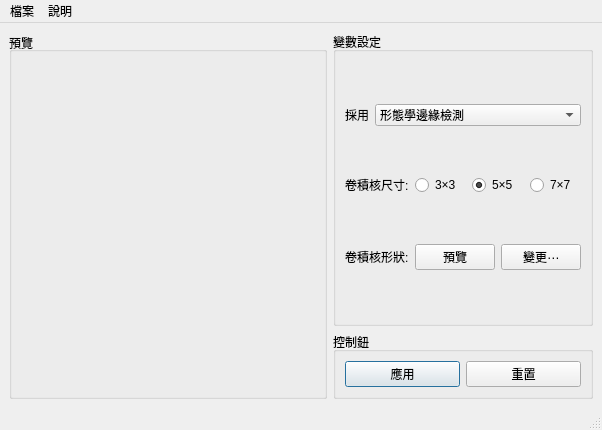
<?xml version="1.0" encoding="UTF-8"?>
<ui version="4.0">
 <class>MainWindow</class>
 <widget class="QMainWindow" name="MainWindow">
  <property name="geometry">
   <rect>
    <x>0</x>
    <y>0</y>
    <width>602</width>
    <height>430</height>
   </rect>
  </property>
  <property name="sizePolicy">
   <sizepolicy hsizetype="Expanding" vsizetype="Expanding">
    <horstretch>0</horstretch>
    <verstretch>0</verstretch>
   </sizepolicy>
  </property>
  <property name="maximumSize">
   <size>
    <width>1920</width>
    <height>1080</height>
   </size>
  </property>
  <property name="windowTitle">
   <string>SE-342::Morphological Example</string>
  </property>
  <widget class="QWidget" name="centralwidget">
   <property name="sizePolicy">
    <sizepolicy hsizetype="Expanding" vsizetype="Expanding">
     <horstretch>0</horstretch>
     <verstretch>0</verstretch>
    </sizepolicy>
   </property>
   <layout class="QHBoxLayout" name="horizontalLayout_2">
    <item>
     <layout class="QHBoxLayout" name="horizontalLayout">
      <item>
       <widget class="QGroupBox" name="groupBox">
        <property name="sizePolicy">
         <sizepolicy hsizetype="Expanding" vsizetype="Expanding">
          <horstretch>0</horstretch>
          <verstretch>0</verstretch>
         </sizepolicy>
        </property>
        <property name="maximumSize">
         <size>
          <width>19200</width>
          <height>10800</height>
         </size>
        </property>
        <property name="title">
         <string>預覽</string>
        </property>
        <property name="alignment">
         <set>Qt::AlignLeading|Qt::AlignLeft|Qt::AlignVCenter</set>
        </property>
        <layout class="QVBoxLayout" name="verticalLayout_2">
         <item>
          <widget class="QLabel" name="graphicsView">
           <property name="sizePolicy">
            <sizepolicy hsizetype="Expanding" vsizetype="Expanding">
             <horstretch>0</horstretch>
             <verstretch>0</verstretch>
            </sizepolicy>
           </property>
           <property name="text">
            <string/>
           </property>
          </widget>
         </item>
        </layout>
       </widget>
      </item>
     </layout>
    </item>
    <item>
     <layout class="QVBoxLayout" name="verticalLayout">
      <item>
       <widget class="QGroupBox" name="groupBox_3">
        <property name="sizePolicy">
         <sizepolicy hsizetype="Preferred" vsizetype="Expanding">
          <horstretch>0</horstretch>
          <verstretch>0</verstretch>
         </sizepolicy>
        </property>
        <property name="title">
         <string>變數設定</string>
        </property>
        <layout class="QVBoxLayout" name="verticalLayout_4">
         <item>
          <layout class="QHBoxLayout" name="horizontalLayout_3">
           <item>
            <widget class="QLabel" name="label">
             <property name="sizePolicy">
              <sizepolicy hsizetype="Fixed" vsizetype="Fixed">
               <horstretch>0</horstretch>
               <verstretch>0</verstretch>
              </sizepolicy>
             </property>
             <property name="text">
              <string>採用</string>
             </property>
            </widget>
           </item>
           <item>
            <widget class="QComboBox" name="typeSelection">
             <item>
              <property name="text">
               <string>形態學邊緣檢測</string>
              </property>
             </item>
             <item>
              <property name="text">
               <string>條件膨脹（二值圖）</string>
              </property>
             </item>
             <item>
              <property name="text">
               <string>形態學重建（灰度圖）</string>
              </property>
             </item>
             <item>
              <property name="text">
               <string>形態學梯度</string>
              </property>
             </item>
            </widget>
           </item>
          </layout>
         </item>
         <item>
          <layout class="QHBoxLayout" name="horizontalLayout_5">
           <item>
            <widget class="QLabel" name="label_3">
             <property name="sizePolicy">
              <sizepolicy hsizetype="Fixed" vsizetype="Fixed">
               <horstretch>0</horstretch>
               <verstretch>0</verstretch>
              </sizepolicy>
             </property>
             <property name="text">
              <string>卷積核尺寸:</string>
             </property>
            </widget>
           </item>
           <item>
            <widget class="QRadioButton" name="threeSizeRadioButton">
             <property name="text">
              <string>3×3</string>
             </property>
            </widget>
           </item>
           <item>
            <widget class="QRadioButton" name="fiveSizeRadioButton">
             <property name="text">
              <string>5×5</string>
             </property>
             <property name="checked">
              <bool>true</bool>
             </property>
            </widget>
           </item>
           <item>
            <widget class="QRadioButton" name="sevenSizeRadioButton">
             <property name="text">
              <string>7×7</string>
             </property>
            </widget>
           </item>
          </layout>
         </item>
         <item>
          <layout class="QHBoxLayout" name="horizontalLayout_4">
           <item>
            <widget class="QLabel" name="label_2">
             <property name="sizePolicy">
              <sizepolicy hsizetype="Fixed" vsizetype="Fixed">
               <horstretch>0</horstretch>
               <verstretch>0</verstretch>
              </sizepolicy>
             </property>
             <property name="text">
              <string>卷積核形狀:</string>
             </property>
            </widget>
           </item>
           <item>
            <widget class="QPushButton" name="previewKernelButton">
             <property name="text">
              <string>預覽</string>
             </property>
            </widget>
           </item>
           <item>
            <widget class="QPushButton" name="editKernelButton">
             <property name="text">
              <string>變更⋯</string>
             </property>
            </widget>
           </item>
          </layout>
         </item>
        </layout>
       </widget>
      </item>
      <item>
       <widget class="QGroupBox" name="groupBox_2">
        <property name="sizePolicy">
         <sizepolicy hsizetype="Preferred" vsizetype="Fixed">
          <horstretch>0</horstretch>
          <verstretch>0</verstretch>
         </sizepolicy>
        </property>
        <property name="title">
         <string>控制鈕</string>
        </property>
        <layout class="QHBoxLayout" name="horizontalLayout_6">
         <item>
          <widget class="QPushButton" name="applyConvolutionButton">
           <property name="text">
            <string>應用</string>
           </property>
           <property name="shortcut">
            <string>Return</string>
           </property>
           <property name="default">
            <bool>true</bool>
           </property>
          </widget>
         </item>
         <item>
          <widget class="QPushButton" name="resetButton">
           <property name="text">
            <string>重置</string>
           </property>
          </widget>
         </item>
        </layout>
       </widget>
      </item>
     </layout>
    </item>
   </layout>
  </widget>
  <widget class="QMenuBar" name="menubar">
   <property name="geometry">
    <rect>
     <x>0</x>
     <y>0</y>
     <width>602</width>
     <height>22</height>
    </rect>
   </property>
   <widget class="QMenu" name="menuMain_Window">
    <property name="title">
     <string>檔案</string>
    </property>
    <addaction name="actionImportImage"/>
    <addaction name="actionExportImage"/>
   </widget>
   <widget class="QMenu" name="menu_2">
    <property name="title">
     <string>說明</string>
    </property>
    <addaction name="actionShowAbout"/>
   </widget>
   <addaction name="menuMain_Window"/>
   <addaction name="menu_2"/>
  </widget>
  <widget class="QStatusBar" name="statusbar"/>
  <action name="actionImportImage">
   <property name="text">
    <string>匯入圖片檔</string>
   </property>
   <property name="shortcut">
    <string>Ctrl+O</string>
   </property>
  </action>
  <action name="actionExportImage">
   <property name="text">
    <string>匯出圖片檔</string>
   </property>
   <property name="toolTip">
    <string>匯入圖片檔</string>
   </property>
   <property name="shortcut">
    <string>Ctrl+S</string>
   </property>
  </action>
  <action name="actionShowAbout">
   <property name="text">
    <string>詳情</string>
   </property>
   <property name="toolTip">
    <string>App 版本</string>
   </property>
  </action>
 </widget>
 <resources/>
 <connections/>
</ui>
